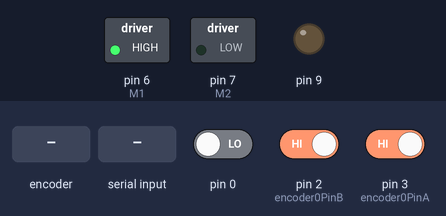
The sketch below on a simulated SparkFun Pro Micro, built with avr-gcc and run on an emulated ATmega32U4. Parts: switched loads named in the sketch (green lamp = pin HIGH), output pins drawn as LEDs (lit = HIGH). Inputs (shaded band) come from the test bench; at power-on: pin 0 LOW, pin 2 (encoder0PinB) HIGH, pin 3 (encoder0PinA) HIGH. Random numbers use the default seed unless the sketch sets one; what the sketch prints to the serial monitor is not drawn.

Above: at 1.2 s.
1.3 s: rotary encoder on pin 3 (encoder0PinA) / pin 2 (encoder0PinB) turned 3 steps (first pin leading)
At 2.8 s:
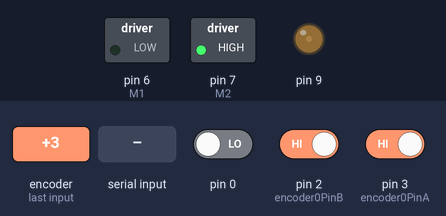
3.4 s: "I,45\n" received over Serial
At 4.5 s:
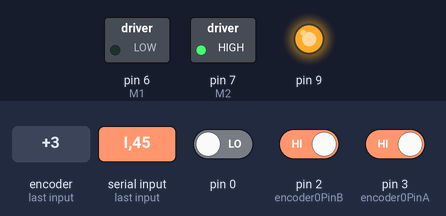
Timing chart, 0 to 6.4 s (numbered marks = the images above; inputs shaded):
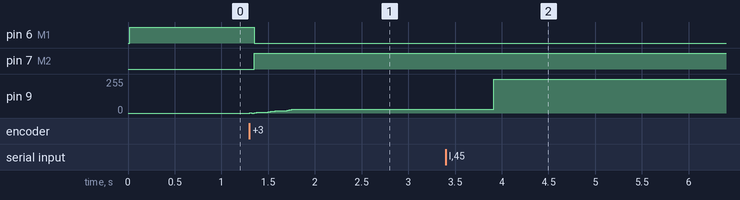

Measured:
- after the input at 1.3 s, pin 6 (M1): HIGH → LOW after 0.05 s; pin 7 (M2): LOW → HIGH after 0.05 s
- after the input at 3.4 s, pin 9: 30/255 → 255/255 after 0.51 s

The sketch:

dcservoProMicro.ino
```cpp
/*
 * Miguel Sanchez 2106
   This program uses an Arduino Pro Micro variant for a closed-loop control of a DC-motor.
   Motor motion is detected by a quadrature encoder.
   Two inputs named STEP and DIR allow changing the target position.
   Serial port prints current position and target position every second.
   Serial input can be used to feed a new location for the servo (no CR LF).

   Pins used:
   Digital inputs 2 & 3 are connected to the two encoder signals (AB).
   Digital input 0 is the STEP input.
   Analog input A0 is the DIR input.
   Digital outputs 6 & 7 control the direction outputs for the motor (I am using half TB6612FNG here).
   Digital output 9 is PWM motor control


   Please note PID gains kp, ki, kd need to be tuned to each different setup.
*/
// for 16-bit PWM on pin 9
#define PWM OCR1A


#include <EEPROM.h>
#include <PID_v1.h>
#define encoder0PinA  3 // PD0;
#define encoder0PinB  2 // PD1;

#define M1            6  // No motor's PWM outputs
#define M2            7  // just set the direction

byte pos[1000]; int p=0;

double kp=3,ki=0,kd=0.0;
double input=0, output=0, setpoint=0;
PID myPID(&input, &output, &setpoint,kp,ki,kd, DIRECT);
volatile long encoder0Pos = 0;
boolean auto1=false, auto2=false,counting=false;
long previousMillis = 0;        // will store last time LED was updated

long target1=0;  // destination location at any moment

//for motor control ramps 1.4
bool newStep = false;
bool oldStep = false;
bool dir = false;
byte skip=0;


void setup() {
  pinMode(encoder0PinA, INPUT);
  pinMode(encoder0PinB, INPUT);
  pinMode(M1, OUTPUT);
  pinMode(M2, OUTPUT);
  attachInterrupt(0, encoderInt, CHANGE);  // encoder pin on interrupt 0 - pin 3
  attachInterrupt(1, encoderInt, CHANGE);  // encoder pin on interrupt 1 - pin 2

  pinMode(9, OUTPUT);
/*
  // Set timer 1 to 16-bit Fast PWM
  ICR1 = 0xFFFF;
  TCCR1A = 0b10101010;
  TCCR1B = 0b00011001;
  PWM=0; */
  attachInterrupt(2, countStep      , RISING);  // step  input on interrupt 2 - pin 0
  TCCR1B = TCCR1B & 0b11111000 | 1; // set 31Kh PWM
  Serial.begin (115200);
  help();
  recoverPIDfromEEPROM();
  //Setup the pid
  myPID.SetMode(AUTOMATIC);
  myPID.SetSampleTime(1);
  myPID.SetOutputLimits(-255,255);
}

void loop(){
    input = encoder0Pos;
    setpoint=target1;
    while(!myPID.Compute()); // wait till PID is actually computed
    if(Serial.available()) process_line(); // it may induce a glitch to move motion, so use it sparingly
    pwmOut(output);
    if(auto1) if(millis() % 3000 == 0) target1=random(2000); // that was for self test with no input from main controller
    if(auto2) if(millis() % 1000 == 0) printPos();
    //if(counting && abs(input-target1)<15) counting=false;
    if(counting &&  (skip++ % 5)==0 ) {pos[p]=encoder0Pos; if(p<999) p++; else counting=false;}
}

/*
void pwmOut(int out) {
   if(out<0) { analogWrite(M1,0); analogWrite(M2,abs(out)); }
   else { analogWrite(M2,0); analogWrite(M1,abs(out)); }
  }
  */
  void pwmOut(int out) {
   if(out>0) { digitalWrite(M1,0); digitalWrite(M2,1); }
   else      { digitalWrite(M1,1); digitalWrite(M2,0); }
   analogWrite(9,abs(out));
   //PWM = out;
  }

const int QEM [16] = {0,-1,1,2,1,0,2,-1,-1,2,0,1,2,1,-1,0};               // Quadrature Encoder Matrix
static unsigned char New, Old;


void encoderInt() { // handle pin change interrupt for D2
  Old = New;
  New = PIND & 3; //(PINB & 1 )+ ((PIND & 4) >> 1); //
  encoder0Pos+= QEM [Old * 4 + New];
}


void countStep(){ if (PINF&B10000000) target1--;else target1++; } // pin A0 represents direction == PF7 en Pro Micro

void process_line() {
 char cmd = Serial.read();
 if(cmd>'Z') cmd-=32;
 switch(cmd) {
  case 'P': kp=Serial.parseFloat(); myPID.SetTunings(kp,ki,kd); break;
  case 'D': kd=Serial.parseFloat(); myPID.SetTunings(kp,ki,kd); break;
  case 'I': ki=Serial.parseFloat(); myPID.SetTunings(kp,ki,kd); break;
  case '?': printPos(); break;
  case 'X': target1=Serial.parseInt(); counting=true; for(int i=0; i<p; i++) pos[i]=0; p=0; break;
  case 'T': auto1 = !auto1; break;
  case 'A': auto2 = !auto2; break;
  case 'Q': Serial.print("P="); Serial.print(kp); Serial.print(" I="); Serial.print(ki); Serial.print(" D="); Serial.println(kd); break;
  case 'H': help(); break;
  case 'W': writetoEEPROM(); break;
  case 'K': eedump(); break;
  case 'R': recoverPIDfromEEPROM() ; break;
  case 'S': for(int i=0; i<p; i++) Serial.println(pos[i]); break;
 }
 while(Serial.read()!=10); // dump extra characters till LF is seen (you can use CRLF or just LF)
}

void printPos() {
  Serial.print(F("Position=")); Serial.print(encoder0Pos); Serial.print(F(" PID_output=")); Serial.print(output); Serial.print(F(" Target=")); Serial.println(setpoint);
}
void help() {
 Serial.println(F("\nPID DC motor controller and stepper interface emulator"));
 Serial.println(F("by misan"));
 Serial.println(F("Available serial commands: (lines end with CRLF or LF)"));
 Serial.println(F("P123.34 sets proportional term to 123.34"));
 Serial.println(F("I123.34 sets integral term to 123.34"));
 Serial.println(F("D123.34 sets derivative term to 123.34"));
 Serial.println(F("? prints out current encoder, output and setpoint values"));
 Serial.println(F("X123 sets the target destination for the motor to 123 encoder pulses"));
 Serial.println(F("T will start a sequence of random destinations (between 0 and 2000) every 3 seconds. T again will disable that"));
 Serial.println(F("Q will print out the current values of P, I and D parameters"));
 Serial.println(F("W will store current values of P, I and D parameters into EEPROM"));
 Serial.println(F("H will print this help message again"));
 Serial.println(F("A will toggle on/off showing regulator status every second\n"));
}

void writetoEEPROM() { // keep PID set values in EEPROM so they are kept when arduino goes off
  eeput(kp,0);
  eeput(ki,4);
  eeput(kd,8);
  double cks=0;
  for(int i=0; i<12; i++) cks+=EEPROM.read(i);
  eeput(cks,12);
  Serial.println("\nPID values stored to EEPROM");
  //Serial.println(cks);
}

void recoverPIDfromEEPROM() {
  double cks=0;
  double cksEE;
  for(int i=0; i<12; i++) cks+=EEPROM.read(i);
  cksEE=eeget(12);
  //Serial.println(cks);
  if(cks==cksEE) {
    Serial.println(F("*** Found PID values on EEPROM"));
    kp=eeget(0);
    ki=eeget(4);
    kd=eeget(8);
    myPID.SetTunings(kp,ki,kd);
  }
  else Serial.println(F("*** Bad checksum"));
}

void eeput(double value, int dir) { // Snow Leopard keeps me grounded to 1.0.6 Arduino, so I have to do this :-(
  char * addr = (char * ) &value;
  for(int i=dir; i<dir+4; i++)  EEPROM.write(i,addr[i-dir]);
}

double eeget(int dir) { // Snow Leopard keeps me grounded to 1.0.6 Arduino, so I have to do this :-(
  double value;
  char * addr = (char * ) &value;
  for(int i=dir; i<dir+4; i++) addr[i-dir]=EEPROM.read(i);
  return value;
}

void eedump() {
 for(int i=0; i<16; i++) { Serial.print(EEPROM.read(i),HEX); Serial.print(" "); }Serial.println();
}
```
